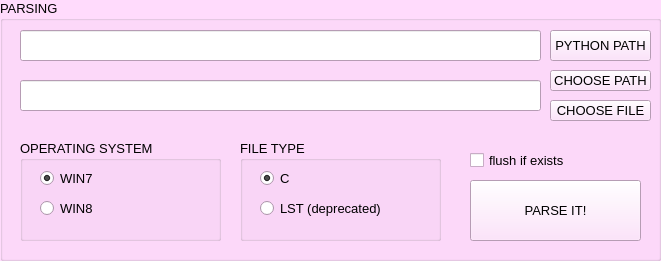
   <widget class="QGroupBox" name="groupBox_2">
    <property name="geometry">
     <rect>
      <x>10</x>
      <y>160</y>
      <width>661</width>
      <height>261</height>
     </rect>
    </property>
    <property name="palette">
     <palette>
      <active>
       <colorrole role="WindowText">
        <brush brushstyle="SolidPattern">
         <color alpha="255">
          <red>0</red>
          <green>0</green>
          <blue>0</blue>
         </color>
        </brush>
       </colorrole>
       <colorrole role="Button">
        <brush brushstyle="SolidPattern">
         <color alpha="255">
          <red>255</red>
          <green>219</green>
          <blue>252</blue>
         </color>
        </brush>
       </colorrole>
       <colorrole role="Light">
        <brush brushstyle="SolidPattern">
         <color alpha="255">
          <red>255</red>
          <green>255</green>
          <blue>255</blue>
         </color>
        </brush>
       </colorrole>
       <colorrole role="Midlight">
        <brush brushstyle="SolidPattern">
         <color alpha="255">
          <red>255</red>
          <green>237</green>
          <blue>253</blue>
         </color>
        </brush>
       </colorrole>
       <colorrole role="Dark">
        <brush brushstyle="SolidPattern">
         <color alpha="255">
          <red>127</red>
          <green>109</green>
          <blue>126</blue>
         </color>
        </brush>
       </colorrole>
       <colorrole role="Mid">
        <brush brushstyle="SolidPattern">
         <color alpha="255">
          <red>170</red>
          <green>146</green>
          <blue>168</blue>
         </color>
        </brush>
       </colorrole>
       <colorrole role="Text">
        <brush brushstyle="SolidPattern">
         <color alpha="255">
          <red>0</red>
          <green>0</green>
          <blue>0</blue>
         </color>
        </brush>
       </colorrole>
       <colorrole role="BrightText">
        <brush brushstyle="SolidPattern">
         <color alpha="255">
          <red>255</red>
          <green>255</green>
          <blue>255</blue>
         </color>
        </brush>
       </colorrole>
       <colorrole role="ButtonText">
        <brush brushstyle="SolidPattern">
         <color alpha="255">
          <red>0</red>
          <green>0</green>
          <blue>0</blue>
         </color>
        </brush>
       </colorrole>
       <colorrole role="Base">
        <brush brushstyle="SolidPattern">
         <color alpha="255">
          <red>255</red>
          <green>255</green>
          <blue>255</blue>
         </color>
        </brush>
       </colorrole>
       <colorrole role="Window">
        <brush brushstyle="SolidPattern">
         <color alpha="255">
          <red>255</red>
          <green>219</green>
          <blue>252</blue>
         </color>
        </brush>
       </colorrole>
       <colorrole role="Shadow">
        <brush brushstyle="SolidPattern">
         <color alpha="255">
          <red>0</red>
          <green>0</green>
          <blue>0</blue>
         </color>
        </brush>
       </colorrole>
       <colorrole role="AlternateBase">
        <brush brushstyle="SolidPattern">
         <color alpha="255">
          <red>255</red>
          <green>237</green>
          <blue>253</blue>
         </color>
        </brush>
       </colorrole>
       <colorrole role="ToolTipBase">
        <brush brushstyle="SolidPattern">
         <color alpha="255">
          <red>255</red>
          <green>255</green>
          <blue>220</blue>
         </color>
        </brush>
       </colorrole>
       <colorrole role="ToolTipText">
        <brush brushstyle="SolidPattern">
         <color alpha="255">
          <red>0</red>
          <green>0</green>
          <blue>0</blue>
         </color>
        </brush>
       </colorrole>
      </active>
      <inactive>
       <colorrole role="WindowText">
        <brush brushstyle="SolidPattern">
         <color alpha="255">
          <red>0</red>
          <green>0</green>
          <blue>0</blue>
         </color>
        </brush>
       </colorrole>
       <colorrole role="Button">
        <brush brushstyle="SolidPattern">
         <color alpha="255">
          <red>255</red>
          <green>219</green>
          <blue>252</blue>
         </color>
        </brush>
       </colorrole>
       <colorrole role="Light">
        <brush brushstyle="SolidPattern">
         <color alpha="255">
          <red>255</red>
          <green>255</green>
          <blue>255</blue>
         </color>
        </brush>
       </colorrole>
       <colorrole role="Midlight">
        <brush brushstyle="SolidPattern">
         <color alpha="255">
          <red>255</red>
          <green>237</green>
          <blue>253</blue>
         </color>
        </brush>
       </colorrole>
       <colorrole role="Dark">
        <brush brushstyle="SolidPattern">
         <color alpha="255">
          <red>127</red>
          <green>109</green>
          <blue>126</blue>
         </color>
        </brush>
       </colorrole>
       <colorrole role="Mid">
        <brush brushstyle="SolidPattern">
         <color alpha="255">
          <red>170</red>
          <green>146</green>
          <blue>168</blue>
         </color>
        </brush>
       </colorrole>
       <colorrole role="Text">
        <brush brushstyle="SolidPattern">
         <color alpha="255">
          <red>0</red>
          <green>0</green>
          <blue>0</blue>
         </color>
        </brush>
       </colorrole>
       <colorrole role="BrightText">
        <brush brushstyle="SolidPattern">
         <color alpha="255">
          <red>255</red>
          <green>255</green>
          <blue>255</blue>
         </color>
        </brush>
       </colorrole>
       <colorrole role="ButtonText">
        <brush brushstyle="SolidPattern">
         <color alpha="255">
          <red>0</red>
          <green>0</green>
          <blue>0</blue>
         </color>
        </brush>
       </colorrole>
       <colorrole role="Base">
        <brush brushstyle="SolidPattern">
         <color alpha="255">
          <red>255</red>
          <green>255</green>
          <blue>255</blue>
         </color>
        </brush>
       </colorrole>
       <colorrole role="Window">
        <brush brushstyle="SolidPattern">
         <color alpha="255">
          <red>255</red>
          <green>219</green>
          <blue>252</blue>
         </color>
        </brush>
       </colorrole>
       <colorrole role="Shadow">
        <brush brushstyle="SolidPattern">
         <color alpha="255">
          <red>0</red>
          <green>0</green>
          <blue>0</blue>
         </color>
        </brush>
       </colorrole>
       <colorrole role="AlternateBase">
        <brush brushstyle="SolidPattern">
         <color alpha="255">
          <red>255</red>
          <green>237</green>
          <blue>253</blue>
         </color>
        </brush>
       </colorrole>
       <colorrole role="ToolTipBase">
        <brush brushstyle="SolidPattern">
         <color alpha="255">
          <red>255</red>
          <green>255</green>
          <blue>220</blue>
         </color>
        </brush>
       </colorrole>
       <colorrole role="ToolTipText">
        <brush brushstyle="SolidPattern">
         <color alpha="255">
          <red>0</red>
          <green>0</green>
          <blue>0</blue>
         </color>
        </brush>
       </colorrole>
      </inactive>
      <disabled>
       <colorrole role="WindowText">
        <brush brushstyle="SolidPattern">
         <color alpha="255">
          <red>127</red>
          <green>109</green>
          <blue>126</blue>
         </color>
        </brush>
       </colorrole>
       <colorrole role="Button">
        <brush brushstyle="SolidPattern">
         <color alpha="255">
          <red>255</red>
          <green>219</green>
          <blue>252</blue>
         </color>
        </brush>
       </colorrole>
       <colorrole role="Light">
        <brush brushstyle="SolidPattern">
         <color alpha="255">
          <red>255</red>
          <green>255</green>
          <blue>255</blue>
         </color>
        </brush>
       </colorrole>
       <colorrole role="Midlight">
        <brush brushstyle="SolidPattern">
         <color alpha="255">
          <red>255</red>
          <green>237</green>
          <blue>253</blue>
         </color>
        </brush>
       </colorrole>
       <colorrole role="Dark">
        <brush brushstyle="SolidPattern">
         <color alpha="255">
          <red>127</red>
          <green>109</green>
          <blue>126</blue>
         </color>
        </brush>
       </colorrole>
       <colorrole role="Mid">
        <brush brushstyle="SolidPattern">
         <color alpha="255">
          <red>170</red>
          <green>146</green>
          <blue>168</blue>
         </color>
        </brush>
       </colorrole>
       <colorrole role="Text">
        <brush brushstyle="SolidPattern">
         <color alpha="255">
          <red>127</red>
          <green>109</green>
          <blue>126</blue>
         </color>
        </brush>
       </colorrole>
       <colorrole role="BrightText">
        <brush brushstyle="SolidPattern">
         <color alpha="255">
          <red>255</red>
          <green>255</green>
          <blue>255</blue>
         </color>
        </brush>
       </colorrole>
       <colorrole role="ButtonText">
        <brush brushstyle="SolidPattern">
         <color alpha="255">
          <red>127</red>
          <green>109</green>
          <blue>126</blue>
         </color>
        </brush>
       </colorrole>
       <colorrole role="Base">
        <brush brushstyle="SolidPattern">
         <color alpha="255">
          <red>255</red>
          <green>219</green>
          <blue>252</blue>
         </color>
        </brush>
       </colorrole>
       <colorrole role="Window">
        <brush brushstyle="SolidPattern">
         <color alpha="255">
          <red>255</red>
          <green>219</green>
          <blue>252</blue>
         </color>
        </brush>
       </colorrole>
       <colorrole role="Shadow">
        <brush brushstyle="SolidPattern">
         <color alpha="255">
          <red>0</red>
          <green>0</green>
          <blue>0</blue>
         </color>
        </brush>
       </colorrole>
       <colorrole role="AlternateBase">
        <brush brushstyle="SolidPattern">
         <color alpha="255">
          <red>255</red>
          <green>219</green>
          <blue>252</blue>
         </color>
        </brush>
       </colorrole>
       <colorrole role="ToolTipBase">
        <brush brushstyle="SolidPattern">
         <color alpha="255">
          <red>255</red>
          <green>255</green>
          <blue>220</blue>
         </color>
        </brush>
       </colorrole>
       <colorrole role="ToolTipText">
        <brush brushstyle="SolidPattern">
         <color alpha="255">
          <red>0</red>
          <green>0</green>
          <blue>0</blue>
         </color>
        </brush>
       </colorrole>
      </disabled>
     </palette>
    </property>
    <property name="font">
     <font>
      <pointsize>10</pointsize>
     </font>
    </property>
    <property name="autoFillBackground">
     <bool>true</bool>
    </property>
    <property name="title">
     <string>PARSING</string>
    </property>
    <property name="flat">
     <bool>true</bool>
    </property>
    <widget class="QLineEdit" name="lineedit_parsing">
     <property name="geometry">
      <rect>
       <x>20</x>
       <y>80</y>
       <width>521</width>
       <height>31</height>
      </rect>
     </property>
     <property name="font">
      <font>
       <pointsize>10</pointsize>
      </font>
     </property>
    </widget>
    <widget class="QPushButton" name="button_chp_parsing">
     <property name="geometry">
      <rect>
       <x>550</x>
       <y>70</y>
       <width>101</width>
       <height>21</height>
      </rect>
     </property>
     <property name="font">
      <font>
       <pointsize>10</pointsize>
      </font>
     </property>
     <property name="toolTip">
      <string>Path to .C files</string>
     </property>
     <property name="text">
      <string>CHOOSE PATH</string>
     </property>
    </widget>
    <widget class="QGroupBox" name="box_os">
     <property name="geometry">
      <rect>
       <x>20</x>
       <y>140</y>
       <width>201</width>
       <height>101</height>
      </rect>
     </property>
     <property name="palette">
      <palette>
       <active>
        <colorrole role="HighlightedText">
         <brush brushstyle="SolidPattern">
          <color alpha="255">
           <red>255</red>
           <green>255</green>
           <blue>255</blue>
          </color>
         </brush>
        </colorrole>
        <colorrole role="ToolTipText">
         <brush brushstyle="SolidPattern">
          <color alpha="255">
           <red>0</red>
           <green>0</green>
           <blue>0</blue>
          </color>
         </brush>
        </colorrole>
       </active>
       <inactive>
        <colorrole role="HighlightedText">
         <brush brushstyle="SolidPattern">
          <color alpha="255">
           <red>255</red>
           <green>0</green>
           <blue>255</blue>
          </color>
         </brush>
        </colorrole>
        <colorrole role="ToolTipText">
         <brush brushstyle="SolidPattern">
          <color alpha="255">
           <red>0</red>
           <green>0</green>
           <blue>0</blue>
          </color>
         </brush>
        </colorrole>
       </inactive>
       <disabled>
        <colorrole role="HighlightedText">
         <brush brushstyle="SolidPattern">
          <color alpha="255">
           <red>255</red>
           <green>255</green>
           <blue>255</blue>
          </color>
         </brush>
        </colorrole>
        <colorrole role="ToolTipText">
         <brush brushstyle="SolidPattern">
          <color alpha="255">
           <red>0</red>
           <green>0</green>
           <blue>0</blue>
          </color>
         </brush>
        </colorrole>
       </disabled>
      </palette>
     </property>
     <property name="font">
      <font>
       <pointsize>10</pointsize>
      </font>
     </property>
     <property name="title">
      <string>OPERATING SYSTEM</string>
     </property>
     <widget class="QRadioButton" name="radio_win7">
      <property name="geometry">
       <rect>
        <x>20</x>
        <y>30</y>
        <width>121</width>
        <height>17</height>
       </rect>
      </property>
      <property name="text">
       <string>WIN7</string>
      </property>
      <property name="checked">
       <bool>true</bool>
      </property>
     </widget>
     <widget class="QRadioButton" name="radio_win8">
      <property name="geometry">
       <rect>
        <x>20</x>
        <y>60</y>
        <width>111</width>
        <height>17</height>
       </rect>
      </property>
      <property name="text">
       <string>WIN8</string>
      </property>
     </widget>
    </widget>
    <widget class="QGroupBox" name="box_filetype">
     <property name="geometry">
      <rect>
       <x>240</x>
       <y>140</y>
       <width>201</width>
       <height>101</height>
      </rect>
     </property>
     <property name="font">
      <font>
       <pointsize>10</pointsize>
      </font>
     </property>
     <property name="title">
      <string>FILE TYPE</string>
     </property>
     <widget class="QRadioButton" name="radio_c">
      <property name="geometry">
       <rect>
        <x>20</x>
        <y>30</y>
        <width>141</width>
        <height>17</height>
       </rect>
      </property>
      <property name="text">
       <string>C</string>
      </property>
      <property name="checked">
       <bool>true</bool>
      </property>
     </widget>
     <widget class="QRadioButton" name="radio_lst">
      <property name="geometry">
       <rect>
        <x>20</x>
        <y>60</y>
        <width>141</width>
        <height>17</height>
       </rect>
      </property>
      <property name="text">
       <string>LST (deprecated)</string>
      </property>
     </widget>
    </widget>
    <widget class="QCheckBox" name="checkbox_flush">
     <property name="geometry">
      <rect>
       <x>470</x>
       <y>150</y>
       <width>111</width>
       <height>21</height>
      </rect>
     </property>
     <property name="font">
      <font>
       <pointsize>10</pointsize>
      </font>
     </property>
     <property name="text">
      <string>flush if exists</string>
     </property>
    </widget>
    <widget class="QPushButton" name="button_parseit">
     <property name="geometry">
      <rect>
       <x>470</x>
       <y>180</y>
       <width>171</width>
       <height>61</height>
      </rect>
     </property>
     <property name="text">
      <string>PARSE IT!</string>
     </property>
    </widget>
    <widget class="QPushButton" name="button_chf_parsing">
     <property name="geometry">
      <rect>
       <x>550</x>
       <y>100</y>
       <width>101</width>
       <height>21</height>
      </rect>
     </property>
     <property name="font">
      <font>
       <pointsize>10</pointsize>
      </font>
     </property>
     <property name="toolTip">
      <string>Path to a .C file</string>
     </property>
     <property name="text">
      <string>CHOOSE FILE</string>
     </property>
    </widget>
    <widget class="QLineEdit" name="lineedit_python">
     <property name="geometry">
      <rect>
       <x>20</x>
       <y>30</y>
       <width>521</width>
       <height>31</height>
      </rect>
     </property>
     <property name="font">
      <font>
       <pointsize>10</pointsize>
      </font>
     </property>
    </widget>
    <widget class="QPushButton" name="button_python">
     <property name="geometry">
      <rect>
       <x>550</x>
       <y>30</y>
       <width>101</width>
       <height>31</height>
      </rect>
     </property>
     <property name="toolTip">
      <string>Path to your 32bit python.exe</string>
     </property>
     <property name="text">
      <string>PYTHON PATH</string>
     </property>
    </widget>
   </widget>
